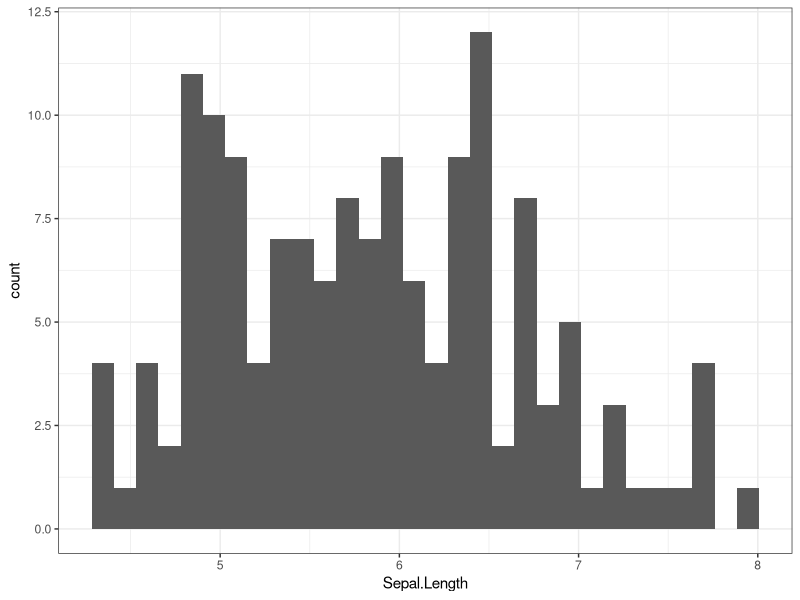
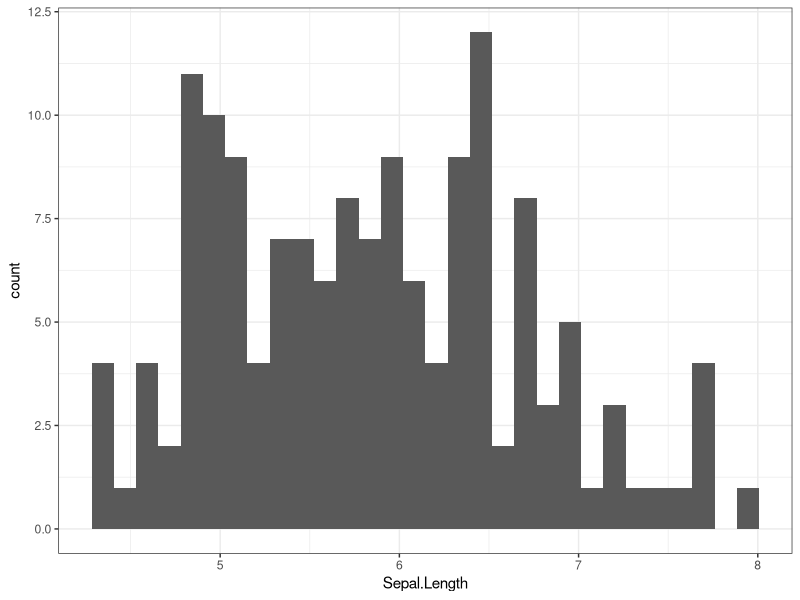

Recreate these plots in R, in order.
## ---- chunk 1
knitr::opts_chunk$set(echo = TRUE)
library(tidyverse)
## ---- chunk 2
head(iris)
ggplot(iris,aes(x = Sepal.Length, color = Sepal.Length, fill = Sepal.Width),stat_bin(30)) +
  geom_histogram() +
  theme_bw() ->practice_iris
practice_iris
ggsave("practice_plot.png",practice_iris)


